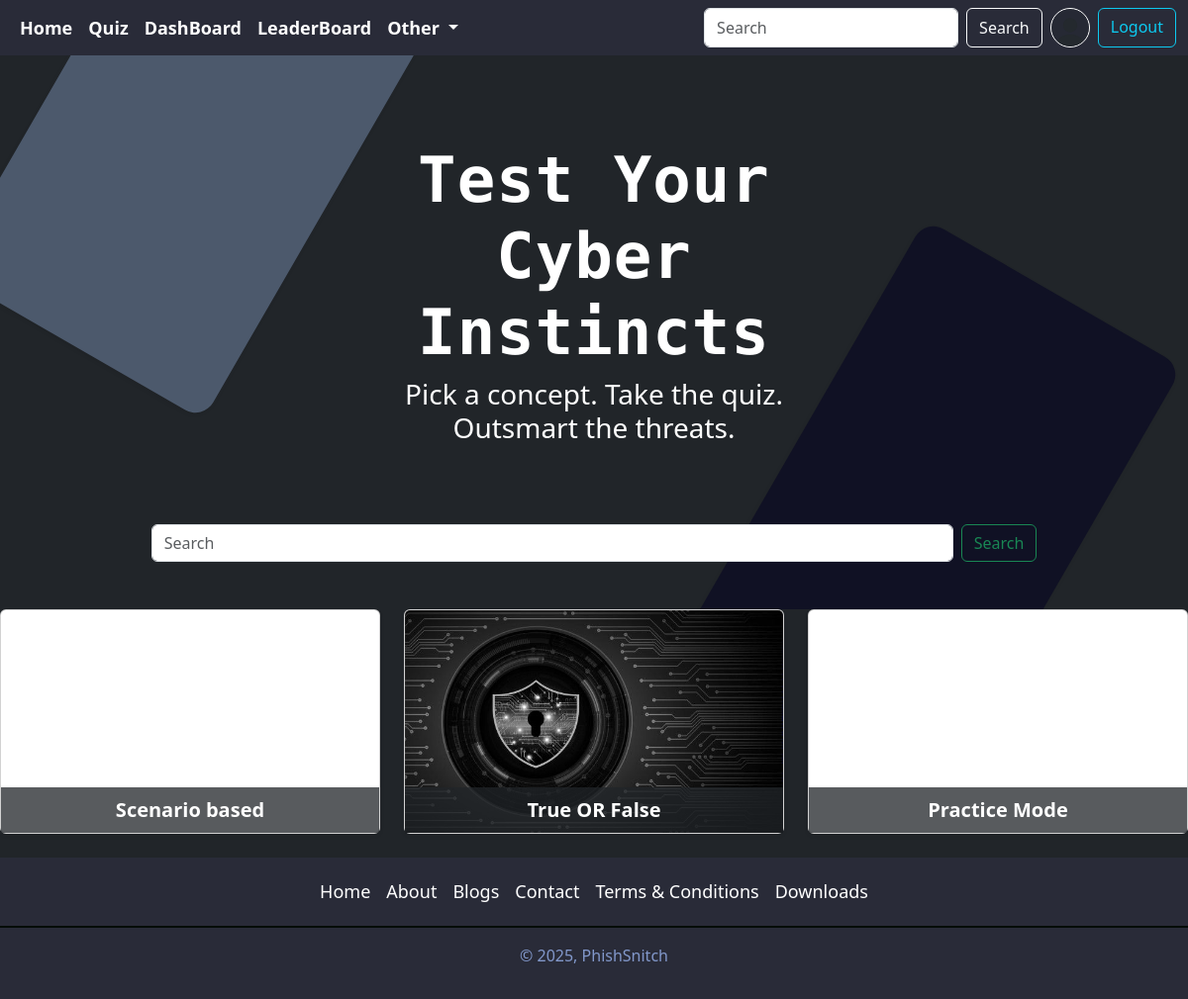
The app's page /quiz/categories/ (signed in) with its own data.
### accounts/models.py (models this page shows, shortened)
class Profile(models.Model):
    user=models.OneToOneField(User, on_delete=models.CASCADE,null=True,verbose_name='User_Object')
    bio=models.TextField(blank=True,null=True)
    profile_image=models.ImageField(upload_to='profile_images',default='userdefault.png',blank=True,null=True,verbose_name='Profile_Pic')
    location=models.CharField(max_length=100,blank=True,null=True)
    GENDER=(
        ('Male','Male'),
        ('Female','Female'),
        ('Other','Other')
    )
    gender=models.CharField(max_length=6,choices=GENDER,blank=True,null=True)
    rank=models.IntegerField(null=True,blank=True,editable=True,default=0)
    total_score = models.IntegerField(default=0)

### quiz/models.py (models this page shows, shortened)
class Category(models.Model):
    name = models.CharField(max_length=200)
    image = models.ImageField(upload_to='category_images',null=True,blank=True,default='bg3.png')
    class Meta:
        verbose_name_plural = 'Categories'

### quiz/views.py (the view)
# urls.py: path('categories/',views.category_view,name='category_view'),
def category_view(request):
    query = request.GET.get("q", "")
    if query:
        categories = Category.objects.filter(name__icontains=query)
    else:
        categories = Category.objects.all()
    context = {"categories": categories, "query": query}
    return render(request, 'quiz_category.html', context)

### templates/quiz_category.html (shortened to what this page needs)
{% extends 'index.html' %}
{% block content %}
<main>
     <div class="position-relative overflow-hidden p-3 p-md-5  text-center bg-dark ">
        <div class="col-md-6 p-lg-5 mx-auto mt-5"> <h1 class="display-3 fw-bold custom-heading text-white">Test Your Cyber Instincts</h1> <h3 class="fw-normal mb-3 text-white">Pick a concept. Take the quiz. Outsmart the threats.</h3>
         </div>
        <div class="position-relative mb-n4 mt-2" style="z-index: 10;">
    <form class="container d-flex justify-content-center mt-3" role="search" method="get" action="{% url 'category_view' %}">
      <input name="q" class="form-control me-2 w-75" type="search" placeholder="Search" aria-label="Search" />
      <a href="#" class="btn btn-outline-success" type="submit">Search</a>
    </form>
  </div>
     <div class="product-device shadow-sm d-none d-md-block">
     </div>
      <div class="product-device product-device-2 shadow-sm d-none d-md-block">
      </div>
     </div>
     <div class="container-fluid px-0 bg-dark" >
            <div class="row row-cols-1 row-cols-sm-1 row-cols-md-2 row-cols-lg-3">
              {% for category in categories %}
                <div class="col-md-4 mb-4">
                        <div class="card shadow-sm h-100">
                            <a href="{% url 'search' category.name %}" type="button" class="text-white fw-semibold text-decoration-none fs-5">
                        <div  class="card-img-top position-relative" style="
                    height: 225px;
                    background: url('{{ category.image.url }}') no-repeat center center;
                    background-size: cover;">
                        <div class="position-absolute bottom-0 start-0 w-100 bg-dark bg-opacity-75 text-center py-2">
                        {{ category.name }}
                    </div>
                    </a>
                </div>
                     </div>
                     </div>
                {% endfor %}
     </main>
  {% endblock content %}

### templates/components/navbar.html (shortened to what this page needs)
{% load static %}
<nav class="navbar navbar-expand-lg ">
    <div class="container-fluid">
      <div class="collapse navbar-collapse" id="navbarSupportedContent">
        <ul class="navbar-nav me-auto mb-2 mb-lg-0">
          <li class="nav-item content">
            <a class="nav-link active" aria-current="page" href="{% url 'home' %}">Home</a>
          </li>
          <li class="nav-item content">
            <a class="nav-link" href="{% url 'category_view' %}">Quiz</a>
          </li>
          {% if request.user.is_superuser %}
          <li class="nav-item content">
            <a class="nav-link" href="{%  url 'dashboard' %}">DashBoard</a>
          </li>
          {% endif %}
          <li class="nav-item content">
            <a class="nav-link" href="{%  url 'leaderboard' %}">LeaderBoard</a>
          </li>
          <li class="nav-item dropdown content " style="background-color: #292b38;">
            <a class="nav-link dropdown-toggle" href="#" role="button" data-bs-toggle="dropdown" aria-expanded="false">
              Other
            </a>
          </li>
        </ul>
        <form class="d-flex" role="search" action="{% url 'search_users' %}">
          <input class="form-control me-2" type="search" placeholder="Search" aria-label="Search" name="q"/>
          <button class="btn btn-outline-light" type="submit">Search</button>
          {% if request.user.is_authenticated %}
          <a href="{% url 'profile' request.user.username %}" data-bs-toggle="tooltip" data-bs-placement="bottom" data-bs-title="{{request.user.username}}" >
            <img src="{{ request.user.profile.profile_image.url }}" alt="image not found" width="40" height="40" class="rounded-circle mx-2 border border-white" style="border-width: 2px;">
          </a>
          <a href="{% url 'logout' %}" class="btn btn-outline-info ">Logout</a>
          {% else %}
          <a href="{% url 'login' %}" class="btn btn-outline-info ms-2">Login</a>
          {% endif %}
        </form>
      </div>
    </div>
  </nav>

### templates/components/navbar.html (style rules this page uses)
.navbar { background-color: #292b38; display: flex; justify-content: space-around; align-items: center; font-weight: bolder; position:fixed; top: 0px; z-index: 100; width: 100vw; }
.content a { text-decoration: none; color: white; padding: 5px; font-size: large; z-index: 10; }

### templates/quiz_category.html (style rules this page uses)
.product-device { position: absolute; right: 10%; bottom: -30%; width: 300px; height: 540px; background-color: #101124; border-radius: 21px; transform: rotate(30deg); }
.product-device-2 { top: -25%; right: auto; bottom: 0; left: 5%; background-color: #4c596c; }
.position-relative > .col-md-6 { position: relative; z-index: 10; }
.custom-heading { font-family: 'Share Tech Mono', monospace; letter-spacing: 1px; font-weight: 400; }

### templates/components/footer.html (style rules this page uses)
.content a { text-decoration: none; color: white !important; padding: 5px; font-size: large; z-index: 10; }

### records on screen
Category: name "Scenario based"
Category: image (picture), name "True OR False"
Category: name "Practice Mode"
